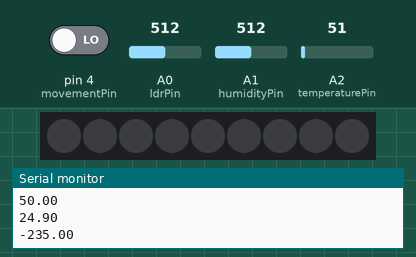
Bench run of a sketch on a simulated Arduino Uno, built with avr-gcc and run on an emulated ATmega328P. On the bench: 9 RGB LEDs in strip order, left to right, the last lines printed to the serial monitor. The test bench sets the inputs (shaded band); at power-on: pin 4 (movementPin) LOW, A0 (ldrPin) = 512, A1 (humidityPin) = 512, A2 (temperaturePin) = 51. Dim RGB values are drawn brighter than linear; the audio player accepts every command and is not drawn.

Above: at 1.7 s.
1.8 s: pin 4 (movementPin) driven HIGH
At 3.7 s:
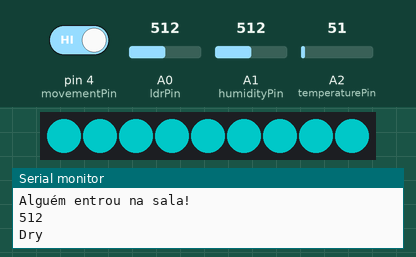
At 8.4 s:
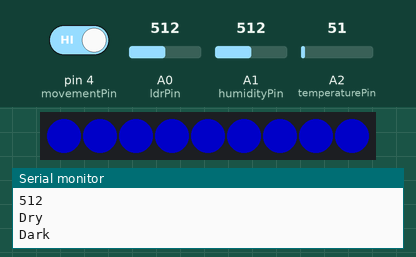
Timing chart, 0 to 9.9 s (numbered marks = the images above; inputs shaded):
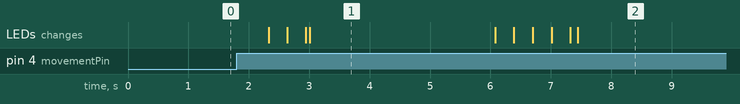

The sketch:

leafy.ino
```cpp
#include "SoftwareSerial.h"
#include "DFPlayerMini_Fast.h"
#include <Adafruit_NeoPixel.h>

//DFPLAYER
const int RX_DF_PIN = 9;
const int TX_DF_PIN = 8;
SoftwareSerial dfSerial(RX_DF_PIN, TX_DF_PIN);
DFPlayerMini_Fast player;

//RGB LED STRIP
#define PIN            3
#define NUMPIXELS      9
Adafruit_NeoPixel pixels = Adafruit_NeoPixel(NUMPIXELS, PIN, NEO_GRB + NEO_KHZ800);

//Movement Sensor
const int movementPin = 4;
int movementValCurrent = LOW; // current state of movement
int movementValPrevious  = LOW; // previous state of movement

//Soil Humidity Sensor
const int humidityPin = 1;
float humidityPercentage = 0;
float totalHumidityPercentage = 0;
bool badHumidity = false;

//Temperature Sensor
const int temperaturePin = 2;
float temperatureCelsius = 0;
float totalTemperatureCelsius = 0;
bool badTemperature = false;

//Luminosity Sensor
const int ldrPin = 0;
float lux = 0;  //ldrVal converted to lux
float totalLux = 0;
float adcValue = 0.0048828125; //constant used in converting to lux
bool badLdr = false;

//measurements
int nrMeasures = 0;
const int measurement_interval = 600; // -> in real life, we would measure 5 in 5 minutes. In 24 hours, it would lead to 288 measurements. Considering 3 minutes instead of 24hours, and maintaining 288 measurements, that leads to a measurement every 0.6s
bool allMeasuresOk = false;
bool prevAllMeasuresOk = false;

//audio tracks
const int goodMorning = 1;
const int allOk = 15;
const int excessiveLight = 3;
const int missingLight = 5;
const int missingWater = 11;
const int excessiveWater = 13;
const int excessiveHeat = 7;
const int missingHeat = 9;

void setup() {
  pinMode(movementPin, INPUT);
  pinMode(humidityPin, INPUT);
  pinMode(temperaturePin, INPUT);
  pinMode(ldrPin, INPUT);

  // Initialize Pixels
  pixels.begin();

  //Initialize Df Player
  dfSerial.begin(9600);
  player.begin(dfSerial);
  player.volume(100);

  // Initialize Console
  Serial.begin(9600);
}

void loop() {
  movementValPrevious = movementValCurrent; //store old state of movement
  movementValCurrent = digitalRead(movementPin); //read new state of movement
  prevAllMeasuresOk = allMeasuresOk; //Store previous measurements value

  Serial.println(movementValCurrent);
  Serial.println(movementValPrevious);

  if (movementValPrevious == LOW && movementValCurrent == HIGH) {   // pin state change: LOW -> HIGH
    Serial.println("Alguém entrou na sala!");
    Serial.println(analogRead(humidityPin));

    //Turn leds On when someone enters
    pixels.setBrightness(100);
    pixels.show();

    //ldr
    lux = getAverage(totalLux);
    //Serial.println(lux);
    //temperature
    temperatureCelsius = getAverage(totalTemperatureCelsius);
    //Serial.println(temperatureCelsius);
    //humidity
    humidityPercentage = getAverage(totalHumidityPercentage);
    //Serial.println(humidityPercentage);

    checkMeasures(true);
  }
  else if (movementValPrevious == HIGH && movementValCurrent == HIGH) {
    Serial.println("Alguém ainda se está a mexer");
    Serial.println(analogRead(humidityPin));

    if (!allMeasuresOk) {
      //Recheck humidity while person in the room
      humidityPercentage = getHumidityConvertedToPercentage(analogRead(humidityPin));
      //Serial.println(humidityPercentage);

      //Recheck ldr while person in the room
      lux = getLdrConvertedToLux(analogRead(ldrPin));
      //Serial.println(lux);

      //Recheck temperature while person in the room
      temperatureCelsius = getTemperatureConvertedToCelsius(analogRead(temperaturePin));
      //Serial.println(temperatureCelsius);

      checkMeasures(false);
    }
  }
  else if (movementValPrevious == LOW && movementValCurrent == LOW) {  // pin state change: HIGH -> LOW
    Serial.println("Não está ninguém na sala!");
    pixels.setBrightness(1);
    pixels.show();

    totalLux += getLdrConvertedToLux(analogRead(ldrPin));
    Serial.println(getLdrConvertedToLux(analogRead(ldrPin)));
    totalTemperatureCelsius += getTemperatureConvertedToCelsius(analogRead(temperaturePin));
    Serial.println(getTemperatureConvertedToCelsius(analogRead(temperaturePin)));
    totalHumidityPercentage += getHumidityConvertedToPercentage(analogRead(humidityPin));
    Serial.println(getHumidityConvertedToPercentage(analogRead(humidityPin)));

    nrMeasures += 1;
    delay(measurement_interval);
  }
}

//Converts analogic read of ldr to Lux
float getLdrConvertedToLux(int ldrVal) {
  return (250.000000 / (adcValue * ldrVal)) - 50.000000;
}

//Converts analogic read of temperature to celsius
float getTemperatureConvertedToCelsius(int temperatureVal) {
  return temperatureVal * 0.0048828125 * 100;
}

//Convertes analogic read of humidity to Percentage
float getHumidityConvertedToPercentage(int humidityVal) {
  //humidityVals come between 10 and 75, being 10 dry (0%) and 75 at max humidity (100%)
  //for calc reasons, we assume values are between 0 and 65, and when we receive humidityVal we subtract 10 also.
  return ((humidityVal - 10) * 100) / 65;
}

//returns the average of a certain measure
float getAverage(float total) {
  return total / nrMeasures;
}

//Function that puts the led on a certain color
void setLedColor(int R, int G, int B) {
  for (int i = 0; i < NUMPIXELS; i++) {
    pixels.setPixelColor(i, pixels.Color(R, G, B));
    pixels.show();
  }
}

//Function that fades in
void fadeIn() {
  for (int brightness = 1; brightness <= 100; brightness = brightness + 3) {
    pixels.setBrightness(brightness);
    pixels.show();
    delay(20);
  }
}

//Function that fades out
void fadeOut() {
  for (int brightness = 100; brightness >= 1; brightness = brightness - 3) {
    pixels.setBrightness(brightness);
    pixels.show();
    delay(20);
  }
}

//function that checks all measures, and do the consequences
//If the person just entered the room, it will play the audio and activate leds
//If the person is still in the room, it will just activate leds, and when every measure is ok, it activates an audio saying everything ok.
void checkMeasures(bool firstMovementDetected) {
  //Check Humidity
  if (humidityPercentage < 40) { //Dry
    Serial.println("Dry");
    badHumidity = true;
    setLedColor(0, 255, 255);
    fadeIn();
    if (firstMovementDetected) {
      player.play(missingWater);
    }
    delay(3000);
    fadeOut();
  }
  else if (humidityPercentage > 70) { //Moist
    Serial.println("Moist");
    badHumidity = true;
    setLedColor(0, 0, 255);
    fadeIn();
    if (firstMovementDetected) {
      player.play(excessiveWater);
    }
    delay(3000);
    fadeOut();
  } else {
    Serial.println("Perfect Humidity");
    badHumidity = false;
  }

  //Check Brightness
  if (lux < 90) { //Dark
    Serial.println("Dark");
    badLdr = true;
    setLedColor(100, 25, 200);
    fadeIn();
    if (firstMovementDetected) {
      player.play(missingLight);
    }
    delay(3000);
    fadeOut();
  }
  else if (lux > 1000) { //Bright
    Serial.println("Bright");
    badLdr = true;
    setLedColor(255, 255, 255);
    fadeIn();
    if (firstMovementDetected) {
      player.play(excessiveLight);
    }
    delay(3000);
    fadeOut();
  } else {
    Serial.println("Perfect Luminosity");
    badLdr = false;
  }

  //Check Temperature
  if (temperatureCelsius < 18) { //Cold
    Serial.println("Cold");
    badTemperature = true;
    setLedColor(60, 0, 255);
    fadeIn();
    if (firstMovementDetected) {
      player.play(missingHeat);
    }
    delay(3000);
    fadeOut();
  }
  else if (temperatureCelsius > 25) { //Hot
    Serial.println("Hot");
    badTemperature = true;
    setLedColor(255, 0, 0);
    fadeIn();
    if (firstMovementDetected) {
      player.play(excessiveHeat);
    }
    delay(3000);
    fadeOut();
  } else {
    Serial.println("Perfect Temperature");
    badTemperature = false;
  }

  //If everything is ok then play a sound saying everything is ok
  if (!badLdr && !badTemperature && !badHumidity) {
    Serial.println("All OK!");
    fadeIn();
    setLedColor(255, 150, 0);
    allMeasuresOk = true;
    if (firstMovementDetected) { //If the person first entered the room, it will play goodMorning audio
      player.play(goodMorning);
    } else {
      if (!prevAllMeasuresOk) { //It it wasn't everything Ok, and now it is, play audio.
        player.play(allOk);
      }
    }
    delay(3000);
    fadeOut();
  } else {
    allMeasuresOk = false;
  }
}
```

Measured:
- after the input at 1.8 s, the LEDs: first change after 0.53 s (image 1 shows a later state)
